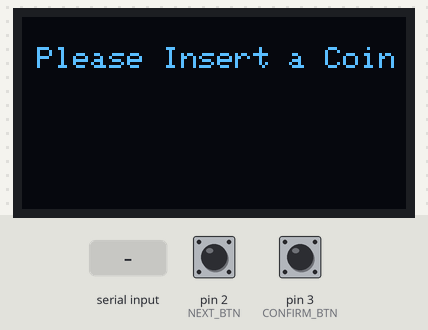
Bench run of a sketch on a simulated Arduino Uno, built with avr-gcc and run on an emulated ATmega328P. Parts: 128×64 one-colour display. The test bench sets the inputs (shaded band); at power-on: pin 2 (NEXT_BTN) HIGH, pin 3 (CONFIRM_BTN) HIGH. What the sketch prints to the serial monitor is not drawn.

Above: at 1.2 s.
1.3 s: byte 76 ('L') received over Serial
At 2.3 s:
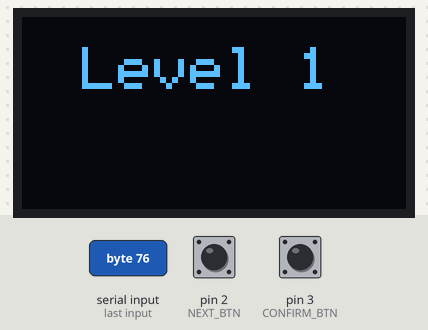
2.8 s: "A" received over Serial
At 3.5 s:
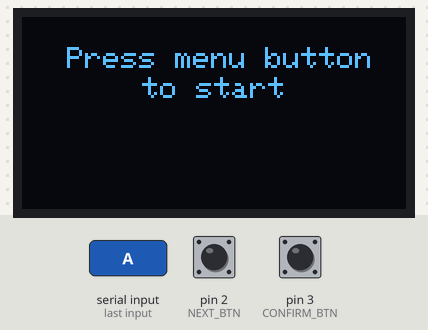
4.3 s: "C" received over Serial
At 4.6 s:
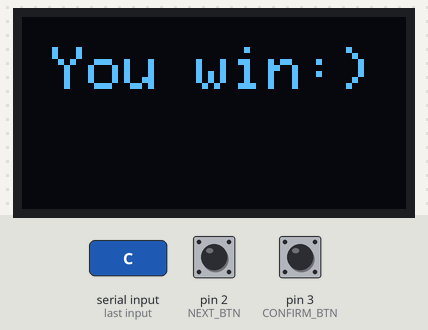
5.8 s: "B" received over Serial
At 6.9 s:
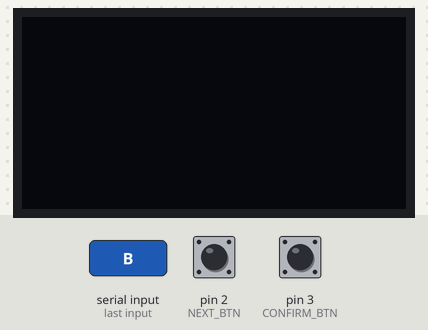
7.3 s: "D" received over Serial
At 8.1 s:
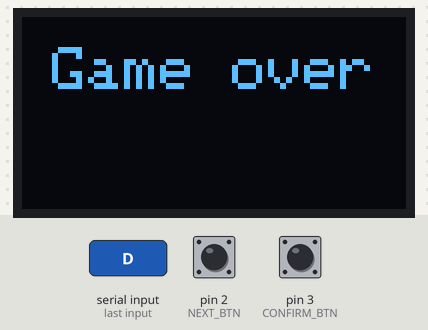
8.8 s: "E" received over Serial
At 9.3 s:
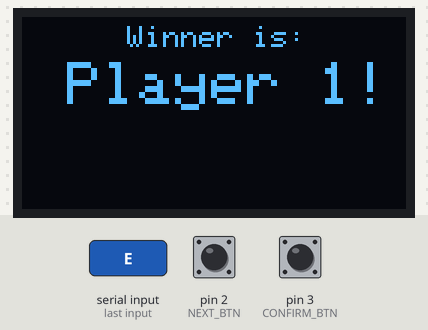
Timing chart, 0 to 11.3 s (numbered marks = the images above; inputs shaded):
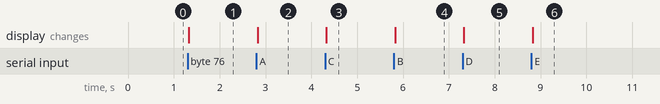

Measured:
- after the input at 1.3 s, the display: changes at once (image 1)
- after the input at 2.8 s, the display: changes at once (image 2)
- after the input at 4.3 s, the display: changes at once (image 3)
- after the input at 5.8 s, the display: changes at once (image 4)
- after the input at 7.3 s, the display: changes at once (image 5)
- after the input at 8.8 s, the display: changes at once (image 6)

The sketch:

Arduino_2_code.ino
```cpp
//libraries for the oled
#include <Adafruit_GFX.h>
#include <Adafruit_SSD1306.h>
// This code initializes the OLED display using the Adafruit_SSD1306 library.
#define OLED_RESET 4
Adafruit_SSD1306 display(OLED_RESET);

// Defines the pins for the two menu buttons and the current game mode.
#define NEXT_BTN 2
#define CONFIRM_BTN 3
volatile int gameMode = 0;
// Defines variables to track whether each button has been pressed and the last time the button was debounced.
volatile bool button1Pressed = false;
volatile bool button2Pressed = false;
unsigned long lastDebounceTime1 = 0;
const unsigned long debounceDelay1 = 50; //initialize delay
unsigned long lastDebounceTime2 = 0;
const unsigned long debounceDelay2 = 59;
// Defines the current level and player scores.
int currentLevel = 1;
static int player1Score = 0;
static int player2Score = 0;

// Defines variables to track whether the menu is currently displayed and if the "next" button is attached.
bool menuON = false;
bool nextButtonAttached = true;

void startingSequence();
void displayMenu();
void gameConfirmed();

void displayYouWin();
void displayGameOver();

void displayPlayer1Wins();
void displayPlayer2Wins();
void displayScore();
void displayLevel();

void insertCoin();
void nextChoice();
void confirmChoice();

void setup() {
  Serial.begin(9600);
  display.begin(SSD1306_SWITCHCAPVCC, 0x3C); //begin displat of oled by sending object and size
  display.clearDisplay();//initalize screen to blank
  //font of text on screen
  display.setTextSize(1);
  display.setTextColor(WHITE);
  display.setCursor(5, 10);
  display.println("Please Insert a Coin");
  display.display();
  //define pinmodes for menu buttons
  pinMode(NEXT_BTN,INPUT_PULLUP);
  pinMode(CONFIRM_BTN,INPUT_PULLUP);
  //intialize menu button presses to false
  button1Pressed = false;
  button2Pressed = false;

  //interupts
  attachInterrupt(digitalPinToInterrupt(NEXT_BTN), nextChoice, FALLING);
  attachInterrupt(digitalPinToInterrupt(CONFIRM_BTN), confirmChoice, FALLING);
}

void loop() {

  if (Serial.available() > 0) {//check if arduino 2 sent a complete signal
    char incomingByte = Serial.read();
    if (incomingByte >= 'A' && incomingByte <= 'D'){
      if (incomingByte == 'A') {
        startingSequence();//display "Press menu button" on oled
        delayMicroseconds(50000);
      }
      else if (incomingByte == 'B') {
        displayMenu();   //display menu modes on oled
        if(nextButtonAttached){
          menuON = true;
          nextButtonAttached=false;
        }
        Serial.println("Menu screen on");
      }
      else if (incomingByte == 'C') {
        displayYouWin();// display win on oled
        delayMicroseconds(50000);
      }
      else if (incomingByte == 'D'){
        displayGameOver(); // display gameover on oled
        delayMicroseconds(50000);
      }
    }
    //mulitplayer
    if (incomingByte >= 'E' && incomingByte <= 'J'){
      if (incomingByte == 'E'){
        displayPlayer1Wins(); //display player 1 wins on oled
        delayMicroseconds(100000);
      }
      else if (incomingByte == 'F'){
        displayPlayer2Wins(); //display player 2 wins on oled
        delayMicroseconds(100000);
      }
      else if (incomingByte == 'H'){
        displayScore(); //display score of 2 players on oled
        delayMicroseconds(50000);
      }
      else if (incomingByte == 'I'){//increment player 1 score and level
        player1Score = player1Score +1;
        currentLevel = currentLevel+1;
      }
      else if (incomingByte == 'J'){//increment player 2 score and level
        player2Score = player2Score+1;
        currentLevel = currentLevel+1;
      }
    }
    if (incomingByte >= 'K' && incomingByte <= 'Z'){
      if (incomingByte == 'R'){
        insertCoin(); //display insert coin on oled
        delayMicroseconds(50000);
      }
      else if (incomingByte == 'L'){
        displayLevel();//display current game level on oled
        delayMicroseconds(50000);
      }
    }
  }
  //display menu
  if(menuON){
    displayMenu();
  }


  gameConfirmed();
  button1Pressed = false;
  button2Pressed = false;
  menuON = false;
}
//OLED DISPLAYS
//A//
void startingSequence(){
    display.clearDisplay();
    display.setTextSize(1);
    display.setTextColor(WHITE);
    display.setCursor(15, 10);
    display.println("Press menu button");
    display.setCursor(40, 20);
    display.println("to start");
    display.display();
}
//B//
void displayMenu() {
  if (!nextButtonAttached) {
    attachInterrupt(digitalPinToInterrupt(NEXT_BTN), nextChoice, FALLING);
    nextButtonAttached = true;
  }

  if(button1Pressed == true){
    gameMode = gameMode +1;
    if(gameMode==4){
      gameMode=0;
    }
    button1Pressed = false;
  }

  // Print full menu text
  if(gameMode == 1){
    display.clearDisplay();
    display.setTextSize(1);
    display.setTextColor(WHITE);

    display.setCursor(12, 3);
    display.println("Choose game mode:");
    display.setTextSize(2);
    display.setCursor(3, 15);
    display.println("> Classic");
  }
  else if(gameMode == 2){
    display.clearDisplay();
    display.setTextSize(1);
    display.setTextColor(WHITE);

    display.setCursor(12, 3);
    display.println("Choose game mode:");
    display.setTextSize(2);
    display.setCursor(3, 15);
    display.println("> Memory");
  }
  else if(gameMode == 3){
    display.clearDisplay();
    display.setTextSize(1);
    display.setTextColor(WHITE);

    display.setCursor(12, 3);
    display.println("Choose game mode:");
    display.setTextSize(2);
    display.setCursor(3, 15);
    display.println("> M-Player");
  }
  display.display();


}
void gameConfirmed(){
  if(button2Pressed && gameMode>0) {
    detachInterrupt(digitalPinToInterrupt(NEXT_BTN));
    nextButtonAttached = true;

    menuON = false;

    display.clearDisplay();
    display.setTextSize(1);
    display.setTextColor(WHITE);

    // Print full menu text
    display.setCursor(35, 10);
    display.println("Loading...");
    display.display();

    Serial.println("bless");

    if(gameMode==1){
      Serial.write('1');
    }
    else if(gameMode==2){
      Serial.write('2');
    }
    else if(gameMode==3){
      Serial.write('3');
    }
    button2Pressed = false;
    gameMode = 0;
  }
}
//C//
void displayYouWin() {
  currentLevel = currentLevel+1;

  display.clearDisplay();
  display.setTextSize(2);
  display.setTextColor(WHITE);
  display.setCursor(10, 10);
  display.println("You win:)");
  display.display();

  delayMicroseconds(1000000);
  display.clearDisplay();
}
//D//
void displayGameOver() {
  currentLevel = 1;
  player1Score = 0;
  player2Score = 0;

  display.clearDisplay();
  display.setTextSize(2);
  display.setTextColor(WHITE);
  display.setCursor(10, 10);
  display.println("Game over");
  display.display();

}

//E//
void displayPlayer1Wins(){
  display.clearDisplay();
  display.setTextSize(1);
  display.setTextColor(WHITE);

  display.setCursor(35, 3);
  display.println("Winner is:");
  display.setTextSize(2);
  display.setCursor(15, 15);
  display.println("Player 1!");
  display.display();

}
//F//
void displayPlayer2Wins(){
  display.clearDisplay();
  display.setTextSize(1);
  display.setTextColor(WHITE);

  display.setCursor(35, 3);
  display.println("Winner is:");
  display.setTextSize(2);
  display.setCursor(15, 15);
  display.println("Player 2!");
  display.display();
}
//H//
void displayScore(){
  display.clearDisplay();
  display.setTextSize(1);
  display.setTextColor(WHITE);

  display.setCursor(5, 3);
  display.print("Player 1:");
   display.setCursor(70, 3);
  display.println("Player 2:");
  display.setTextSize(2);
  display.setCursor(25, 15);
  display.println(player1Score);
  display.setCursor(90, 15);
  display.println(player2Score);
  display.display();
}

//L//
void displayLevel(){
  display.clearDisplay();
  display.setTextSize(2);
  display.setTextColor(WHITE);
  display.setCursor(20, 10);
  display.print("Level ");
  display.print(currentLevel);
  Serial.print(currentLevel);
  display.display();
}
//R//
void insertCoin(){
  display.clearDisplay();
  display.setTextSize(1);
  display.setTextColor(WHITE);
  display.setCursor(5, 10);
  display.println("Please Insert a Coin");
  display.display();
  currentLevel = 1;
}
// This code defines two functions to detect button presses
void nextChoice() {
  // Records the current time using millis().
  unsigned long currentTime1 = millis();
  // Checks if the elapsed time since the last button press is greater than the debounce delay
  if (currentTime1 - lastDebounceTime1 > debounceDelay1) {
    // Sets the button1Pressed flag to true.
    button1Pressed = true;
     // Updates the last debounce time to the current time
    lastDebounceTime1 = currentTime1;
  }
  // Prints a message to the serial monitor indicating that the "Next" button was pressed.
  Serial.println("Next");
}
void confirmChoice() {
  // Records the current time using millis().
  unsigned long currentTime2 = millis();
  // Checks if the elapsed time since the last button press is greater than the debounce delay.
  if (currentTime2 - lastDebounceTime2 > debounceDelay2) {
      button2Pressed = true; // Sets the button2Pressed flag to true
      lastDebounceTime2 = currentTime2;// Updates the last debounce time to the current time
  }
  Serial.println("Confirmed");  // Prints a message to the serial monitor indicating that the "Confirm" button was pressed.
}
```
